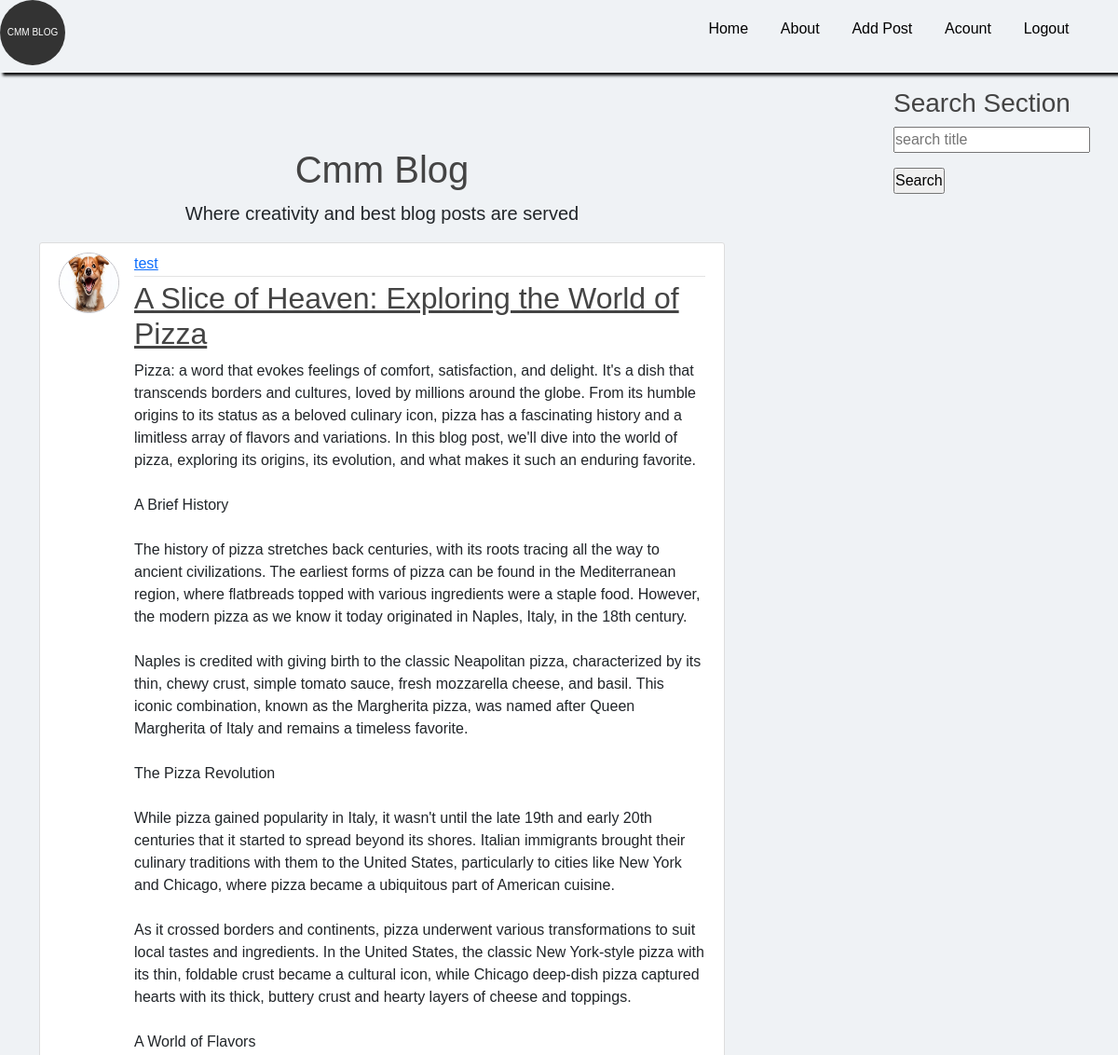
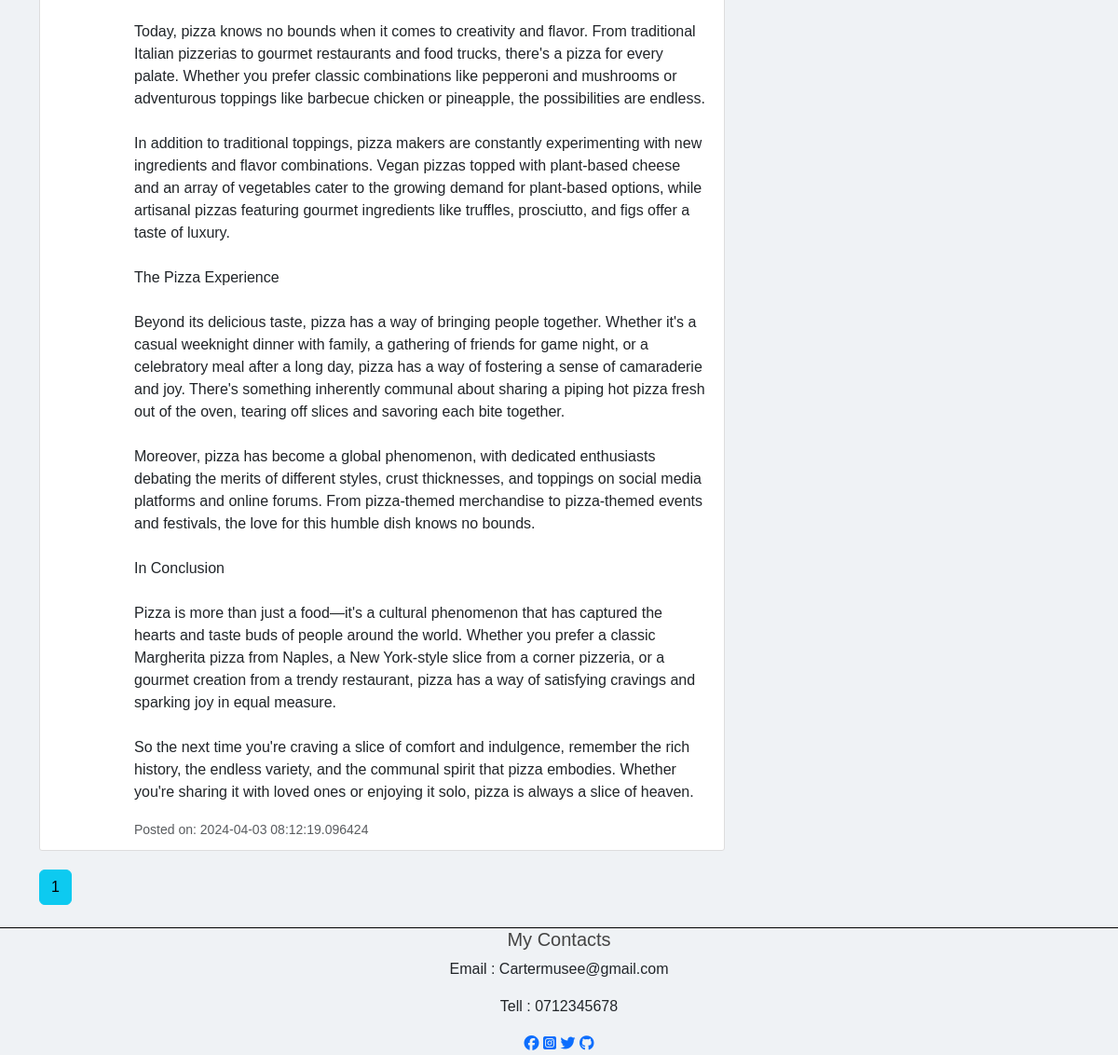
/home (signed in), run on the app's committed database (2 pictures, top to bottom).
### flaskblog/modules.py (models this page shows, shortened)
class Post(db.Model):
    id = db.Column(db.Integer, primary_key=True)
    title = db.Column(db.String(100), nullable=False)
    date_posted = db.Column(db.DateTime, nullable=False, default=datetime.utcnow)
    content = db.Column(db.Text(2000), nullable=False)
    user_id = db.Column(db.Integer(), db.ForeignKey('user.id'), nullable=False)

class User(db.Model,UserMixin):
    id = db.Column(db.Integer, primary_key=True)
    username = db.Column(db.String(20), unique=True, nullable=False)
    email = db.Column(db.String(120), unique=True, nullable=False)
    image_file = db.Column(db.String(20), nullable=False, default='default.jpg')
    password = db.Column(db.String(60), nullable=False)
    post = db.relationship('Post',backref='author',lazy=True, cascade='all, delete-orphan')

### flaskblog/routes.py (the view)
@app.route("/")
@app.route("/home")
def home():
    form = SearchForm()
    page = request.args.get('page',1,type=int)
    posts=Post.query.order_by(Post.date_posted.desc()).paginate(page=page,per_page=5)
    return render_template("home.html",posts=posts, form=form)

### flaskblog/files.py
class SearchForm(FlaskForm):
    searched = StringField("searched", validators=[DataRequired()])
    submit = SubmitField("Search")

### flaskblog/modules.py (called while the page is built)
@login_manager.user_loader
def load_user(user_id):
    return User.query.get(int(user_id))

### flaskblog/templates/home.html (shortened to what this page needs)
{% extends "layout.html" %}
{% block body%}
<div class="hm">
  <h1 style="text-align: center;">Cmm Blog</h1>
  <p style="text-align: center; font-size: 20px">Where creativity and best blog posts are served</p>
  {% for post in posts.items %}
  <article class="media content-section">
    <img class="rounded-circle article-img" src="{{ url_for('static', filename='images/' + post.author.image_file) }}">
      <div class="media-body">
        <div class="article-metadata">
          <a class="mr-2" href="{{ url_for('user_posts', username=post.author.username) }}">{{ post.author.username }}</a>
        </div>
        <h2><a class="article-title" href="{{ url_for('post',post_id=post.id) }}">{{ post.title }}</a></h2>
        <p class="article-content">{{ post.content }}</p>
        <small class="text-muted">Posted on: {{ post.date_posted }}</small>
      </div>
    </article>
  {% endfor%}
  {% for page_num in posts.iter_pages(left_edge=1,right_edge=1,left_current=2,right_current=2)%}
    {% if page_num %}
      {% if posts.page == page_num %}
        <a class="btn btn-info mb-4" href="{{ url_for('home', page=page_num) }}">{{ page_num }}</a>
      {% else %}
        <a class="btn btn-info mb-4" href="{{ url_for('home', page=page_num) }}">{{ page_num }}</a>
      {%endif%}
    {% else %}
      ...
    {% endif %}
  {% endfor %}
</div>
<div class="search">
        <div class="search-section">
          <h3>Search Section</h3>
          <form action="{{url_for('search')}}" method="POST">
            <p>
              {{ form.searched(placeholder="search title") }}
            </p>
            <p>{{ form.submit }}</p>
          </form>
        </div>
</div>
{% endblock %}

### flaskblog/static/main.css (style rules this page uses)
* { margin: 0; padding: 0; box-sizing: border-box; font-family: sans-serif; }
body { background: rgb(239, 242, 245); }
h1, h2, h3, h4, h5, h6 { color: #444444; }
.content-section { background: #ffffff; padding: 10px 20px; border: 1px solid #dddddd; border-radius: 3px; margin-bottom: 20px; }
.article-title { color: #444444; }
.article-content { white-space: pre-line; }
.article-img { height: 65px; width: 65px; margin-right: 16px; }
.article-metadata { padding-bottom: 1px; margin-bottom: 4px; border-bottom: 1px solid #e3e3e3 }
.media { display: flex; }
.media img { border: 1px solid rgb(192, 192, 198); }
.search { position: absolute; top: 0; right: 0; }

### data on the page
Post: image_file (placeholder picture), author.username "test", title "A Slice of Heaven: Exploring the World of Pizza", content "Pizza: a word that evokes feelings of comfort, satisfaction, and delight. It's a dish that transcends borders and cultures, loved by millions around the globe. From its humble origins to its status as a beloved culinary icon, pizza has a fascinating history and a limitless array of flavors and variations. In this blog post, we'll dive into the world of pizza, exploring its origins, its evolution, and what makes it such an enduring favorite. A Brief History The history of pizza stretches back centuries, with its roots tracing all the way to ancient civilizations. The earliest forms of pizza can be found in the Mediterranean region, where flatbreads topped with various ingredients were a…", date_posted "2024-04-03 08:12:19.096424"

### other printed values
{{ page_num }} "1"
